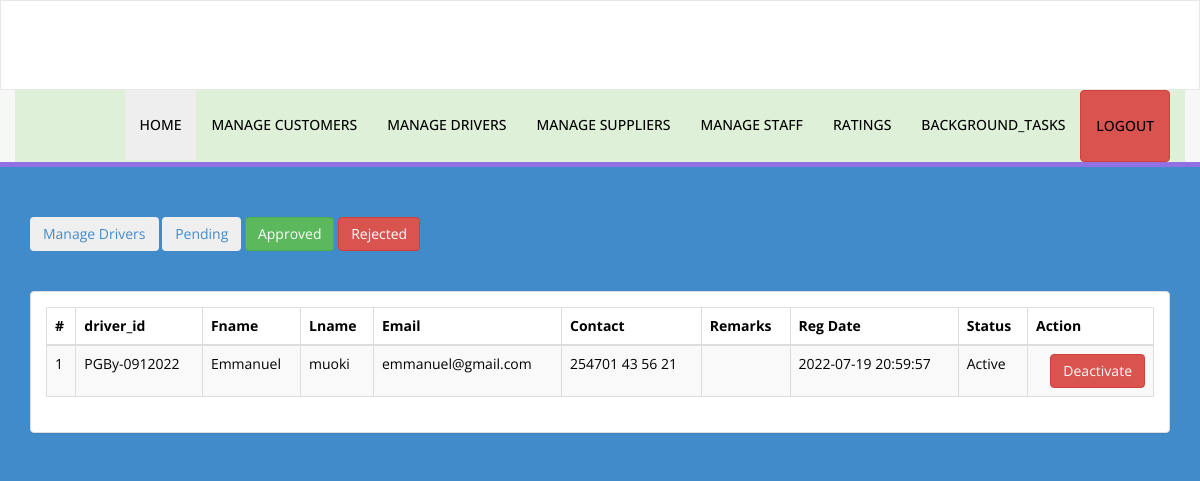
The app's page /perimeter/perimeter/manageDriver.php (signed in) with its own data.
### tables this page shows
CREATE TABLE `driver` (
  `driver_id` varchar(50) NOT NULL,
  `fname` text NOT NULL,
  `lname` text NOT NULL,
  `username` varchar(50) DEFAULT NULL,
  `email` varchar(50) DEFAULT NULL,
  `contact` varchar(50) DEFAULT NULL,
  `password` varchar(250) DEFAULT NULL,
  `status` int(11) DEFAULT 0,
  `remarks` varchar(200) DEFAULT NULL,
  `date` timestamp NOT NULL DEFAULT current_timestamp()
);

### perimeter/perimeter/manageDriver.php (the view, shortened to what this page needs)
<?php
include('sessionadm.php');
if (strlen($_SESSION['username']) == 0) {
    header('location:log');
} else {
?>
<!DOCTYPE html>
<html xmlns="http://www.w3.org/1999/xhtml">
<head>
    <link href="assets/css/bootstrap.css" rel="stylesheet" />
    <link href="assets/css/font-awesome.css" rel="stylesheet" />
    <link href="assets/css/style.css" rel="stylesheet" />
    <link rel="stylesheet" href="https://cdnjs.cloudflare.com/ajax/libs/font-awesome/4.7.0/css/font-awesome.min.css">
</head>
<body style="height: 100%;" class="bg-primary">
    <?php include('includes/header.php'); ?>
    <div class="content-wrapper">
        <div class="container">
            <div class="row pad-botm">
                <div class="col-md-12">
                    <h5>
                        <a href="manageDriver"> <button class="btn btn-wraning"> Manage Drivers</button></a>
                        <a href="drivPending"> <button class="btn btn-secondary"> Pending</button></a>
                        <a href="drivApproved"> <button class="btn btn-success"> Approved</button></a>
                        <a href="drivRejected"> <button class="btn btn-danger"> Rejected</button></a>
                    </h5>
                </div>
            </div>
            <div class="row" style="color: #000;">
                <div class="col-md-12">
                    <div class="panel panel-default">
                        <div class="panel-body">
                            <div class="table-responsive">
                                <table class="table table-striped table-bordered table-hover" id="dataTables-example">
                                    <thead>
                                        <tr>
                                            <th>#</th>
                                            <th>driver_id</th>
                                            <th>Fname</th>
                                            <th>Lname </th>
                                            <th>Email</th>
                                            <th>Contact</th>
                                            <th>Remarks</th>
                                            <th>Reg Date</th>
                                            <th>Status</th>
                                            <th>Action</th>
                                        </tr>
                                    </thead>
                                    <tbody>
                                        <?php $sql = "SELECT * from driver";
                                            $query = $con->prepare($sql);
                                            $query->execute();
                                            $results = $query->fetchAll(PDO::FETCH_OBJ);
                                            $cnt = 1;
                                            if ($query->rowCount() > 0) {
                                                foreach ($results as $result) {               ?>
                                        <tr class="odd gradeX">
                                            <td class="center"><?php echo htmlentities($cnt); ?></td>
                                            <td class="center"><?php echo htmlentities($result->driver_id); ?></td>
                                            <td class="center"><?php echo htmlentities($result->fname); ?></td>
                                            <td class="center"><?php echo htmlentities($result->lname); ?></td>
                                            <td class="center"><?php echo htmlentities($result->email); ?></td>
                                            <td class="center"><?php echo htmlentities($result->contact); ?></td>
                                            <td class="center"><?php echo htmlentities($result->remarks); ?></td>
                                            <td class="center"><?php echo htmlentities($result->date); ?></td>
                                            <td class="center"><?php if ($result->status == 0) {
                                                                                echo htmlentities("Pending");
                                                                            } elseif ($result->status == 1) {
                                                                                echo htmlentities("Active");
                                                                            } else {
                                                                                echo htmlentities("Blocked");
                                                                            }
                                                                            ?></td>
                                            <td class="center">
                                                <?php if ($result->status == 1) { ?>
                                                <div class="dropdown" style="float: right;">
                                                    <button class="btn btn-danger" type="button"
                                                        data-toggle="dropdown">Deactivate</button>
                                                </div>
                                                <?php } else { ?>
                                                <a href="manageDriver?id=<?php echo htmlentities($result->driver_id); ?>"
                                                    onclick="return confirm('Are you sure you want to activate this driver?');"><button
                                                        class="btn btn-primary"> Activate</button></a>
                                                <?php } ?>
                                            </td>
                                        </tr>
                                        <?php $cnt = $cnt + 1;
                                                }
                                            } ?>
                                    </tbody>
                                </table>
                            </div>
                        </div>
                    </div>
                </div>
            </div>
        </div>
    </div>
</body>
</html>
<?php } ?>

### perimeter/perimeter/assets/css/style.css (style rules this page uses)
.content-wrapper { margin-top: 40px; min-height:800px; padding-bottom:90px; }
.pad-botm { padding-bottom:30px; }

### records on screen
driver: driver_id "PGBy-0912022", fname "Emmanuel", lname "muoki", email "emmanuel@gmail.com", contact "254701 43 56 21", date "2022-07-19 20:59:57"
